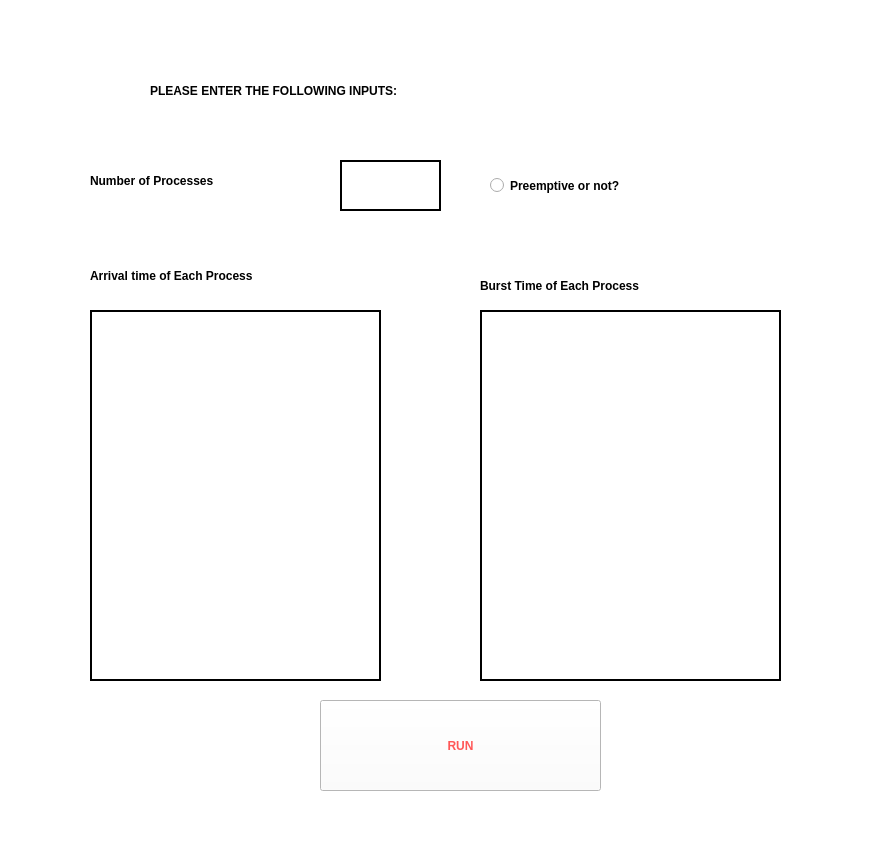
<?xml version="1.0" encoding="UTF-8"?>
<ui version="4.0">
 <class>MainWindow</class>
 <widget class="QMainWindow" name="MainWindow">
  <property name="geometry">
   <rect>
    <x>0</x>
    <y>0</y>
    <width>876</width>
    <height>866</height>
   </rect>
  </property>
  <property name="windowTitle">
   <string>CPU Job Scheduler</string>
  </property>
  <property name="windowIcon">
   <iconset>
    <normaloff>scheduler (1).png</normaloff>scheduler (1).png</iconset>
  </property>
  <property name="autoFillBackground">
   <bool>false</bool>
  </property>
  <property name="styleSheet">
   <string notr="true">background-color: white;</string>
  </property>
  <widget class="QWidget" name="centralwidget">
   <widget class="QRadioButton" name="radioButton">
    <property name="geometry">
     <rect>
      <x>490</x>
      <y>170</y>
      <width>301</width>
      <height>31</height>
     </rect>
    </property>
    <property name="styleSheet">
     <string notr="true">
font: 12pt &quot;Montserrat&quot;; font-weight: bold; color: black;</string>
    </property>
    <property name="text">
     <string>Preemptive or not?</string>
    </property>
   </widget>
   <widget class="QPlainTextEdit" name="plainTextEdit">
    <property name="geometry">
     <rect>
      <x>340</x>
      <y>160</y>
      <width>101</width>
      <height>51</height>
     </rect>
    </property>
    <property name="styleSheet">
     <string notr="true">border: 2px  solid black;  font: 55 20pt</string>
    </property>
    <property name="verticalScrollBarPolicy">
     <enum>Qt::ScrollBarAlwaysOff</enum>
    </property>
    <property name="plainText">
     <string/>
    </property>
   </widget>
   <widget class="QPlainTextEdit" name="plainTextEdit_4">
    <property name="geometry">
     <rect>
      <x>90</x>
      <y>310</y>
      <width>291</width>
      <height>371</height>
     </rect>
    </property>
    <property name="styleSheet">
     <string notr="true">border: 2px  solid black;  font: 55 20pt</string>
    </property>
    <property name="plainText">
     <string/>
    </property>
   </widget>
   <widget class="QLabel" name="label_4">
    <property name="geometry">
     <rect>
      <x>480</x>
      <y>260</y>
      <width>411</width>
      <height>51</height>
     </rect>
    </property>
    <property name="autoFillBackground">
     <bool>false</bool>
    </property>
    <property name="styleSheet">
     <string notr="true">font: 12pt &quot;Montserrat&quot;; color: black; font-weight: bold;</string>
    </property>
    <property name="text">
     <string>Burst Time of Each Process</string>
    </property>
   </widget>
   <widget class="QPlainTextEdit" name="plainTextEdit_3">
    <property name="geometry">
     <rect>
      <x>480</x>
      <y>310</y>
      <width>301</width>
      <height>371</height>
     </rect>
    </property>
    <property name="styleSheet">
     <string notr="true">border: 2px  solid black; font: 75 20pt</string>
    </property>
    <property name="plainText">
     <string/>
    </property>
    <property name="overwriteMode">
     <bool>false</bool>
    </property>
   </widget>
   <widget class="QToolButton" name="toolButton_6">
    <property name="geometry">
     <rect>
      <x>320</x>
      <y>700</y>
      <width>281</width>
      <height>91</height>
     </rect>
    </property>
    <property name="styleSheet">
     <string notr="true">font: 14pt &quot;Montserrat&quot;;  font-weight: bold; color:#FF5757;  font-size: 14;</string>
    </property>
    <property name="text">
     <string>RUN</string>
    </property>
   </widget>
   <widget class="QLabel" name="label_3">
    <property name="geometry">
     <rect>
      <x>90</x>
      <y>250</y>
      <width>301</width>
      <height>51</height>
     </rect>
    </property>
    <property name="layoutDirection">
     <enum>Qt::RightToLeft</enum>
    </property>
    <property name="autoFillBackground">
     <bool>false</bool>
    </property>
    <property name="styleSheet">
     <string notr="true">font: 12pt &quot;Montserrat&quot;; color: black; font-weight: bold;</string>
    </property>
    <property name="text">
     <string>Arrival time of Each Process</string>
    </property>
   </widget>
   <widget class="QLabel" name="label_5">
    <property name="geometry">
     <rect>
      <x>90</x>
      <y>130</y>
      <width>231</width>
      <height>101</height>
     </rect>
    </property>
    <property name="autoFillBackground">
     <bool>false</bool>
    </property>
    <property name="styleSheet">
     <string notr="true">font: 12pt &quot;Montserrat&quot;; color: black; font-weight: bold;</string>
    </property>
    <property name="text">
     <string>Number of Processes</string>
    </property>
   </widget>
   <widget class="QLabel" name="label">
    <property name="geometry">
     <rect>
      <x>150</x>
      <y>40</y>
      <width>651</width>
      <height>101</height>
     </rect>
    </property>
    <property name="layoutDirection">
     <enum>Qt::RightToLeft</enum>
    </property>
    <property name="autoFillBackground">
     <bool>false</bool>
    </property>
    <property name="styleSheet">
     <string notr="true">font: 16pt &quot;Montserrat&quot;; color: black ; font-weight: bold;
 font-weight:bold;</string>
    </property>
    <property name="text">
     <string>PLEASE ENTER THE FOLLOWING INPUTS:</string>
    </property>
   </widget>
  </widget>
  <widget class="QStatusBar" name="statusbar"/>
 </widget>
 <resources/>
 <connections/>
</ui>
